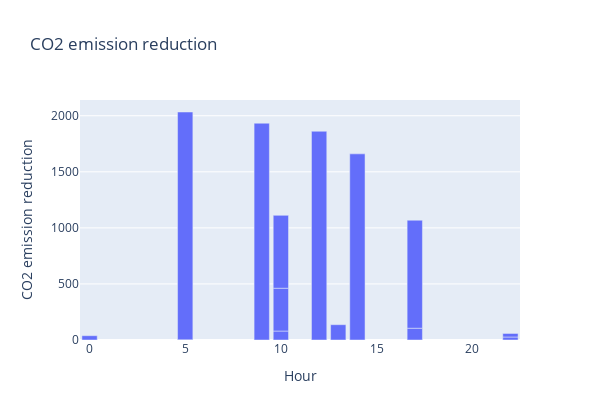

Notebook source saved alongside this figure:
### Code cell
fig_c = px.bar(selected2, x="TIME_PER_HOUR", y="co2_reduction",
               title="CO2 emission reduction", 
               labels={'TIME_PER_HOUR':'Hour', 'co2_reduction':"CO2 emission reduction"},
               width=600, height=420)
fig_c.show()

### Figure 1 — Plotly figure (JSON) as saved in the notebook; plotly's stock layout.template omitted (floating-point values rounded to 4 significant figures)
{"data": [{"alignmentgroup": "True", "hovertemplate": "Hour=%{x}<br>CO2 emission reduction=%{y}<extra></extra>", "legendgroup": "", "marker": {"color": "#636efa", "pattern": {"shape": ""}}, "name": "", "offsetgroup": "", "orientation": "v", "showlegend": false, "textposition": "auto", "type": "bar", "x": [12, 10, 5, 14, 0, 17, 22, 22, 10, 10, 17, 5, 13, 9], "xaxis": "x", "y": [1862.0, 80, 1.667, 1660, 38.33, 105, 26.67, 31.67, 381.7, 650, 963.3, 2032.0, 136.7, 1933.0], "yaxis": "y"}], "layout": {"barmode": "relative", "height": 420, "legend": {"tracegroupgap": 0}, "title": {"text": "CO2 emission reduction"}, "width": 600, "xaxis": {"anchor": "y", "domain": [0, 1], "title": {"text": "Hour"}}, "yaxis": {"anchor": "x", "domain": [0, 1], "title": {"text": "CO2 emission reduction"}}}}
